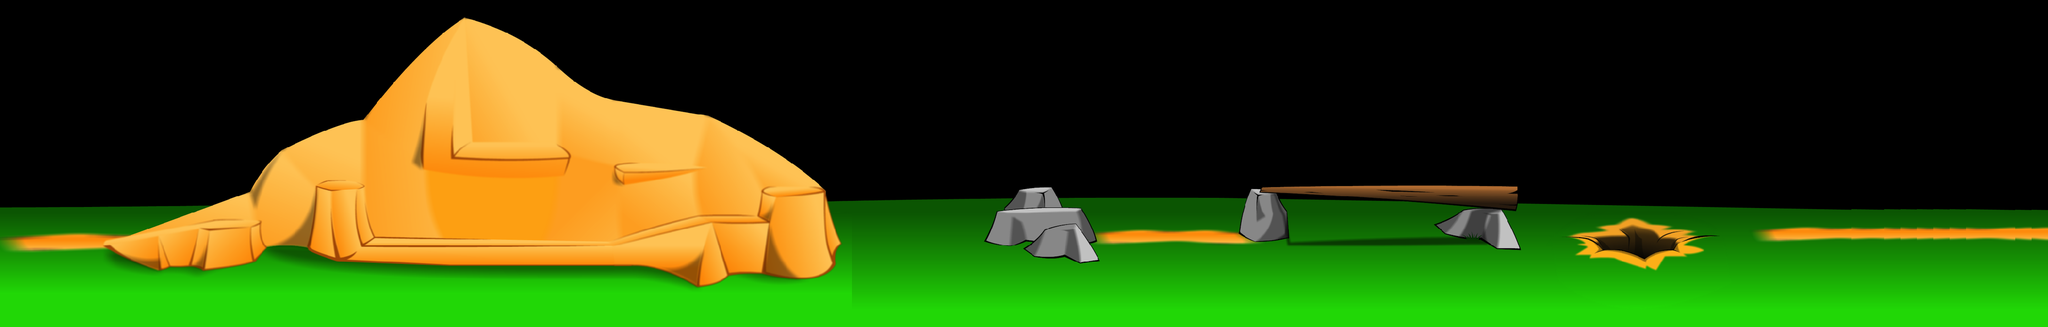

This game map was drawn from its Tiled (.tmx) file and the tilesets committed beside it. A one-line description and the trimmed map source follow:
An orthogonal 125x20 tile map with 32x32 px tiles, 3 tile layers (back, fore, mountain), 1 hidden layer not drawn, 4 tilesets and 14 objects.

<map version="1.0" orientation="orthogonal" width="125" height="20" tilewidth="32" tileheight="32">
 <tileset firstgid="1" name="Back Graphics-KL 1" tilewidth="32" tileheight="32" spacing="1" margin="1">
  <image source="Back Graphics-KL 1.png" width="4086" height="400" />
 </tileset>
 <tileset firstgid="1477" name="Boundaries-KL 1" tilewidth="32" tileheight="32" spacing="1" margin="1">
  <image source="Boundaries-KL 1.png" width="4000" height="234" />
 </tileset>
 <tileset firstgid="2324" name="Back" tilewidth="32" tileheight="32" spacing="1" margin="1">
  <image source="Back.png" width="3094" height="640" />
 </tileset>
 <tileset firstgid="4091" name="Fore graphics-KL 1" tilewidth="32" tileheight="32" spacing="1" margin="1">
  <image source="Fore graphics-KL 1.png" width="3932" height="400" />
 </tileset>
 <layer name="back" width="125" height="20">
  <data>[2500 cells, 1380 non-empty, 1254 distinct tile ids]</data>
 </layer>
 <layer name="fore" width="125" height="20">
  <data>[2500 cells, 91 non-empty, 91 distinct tile ids]</data>
 </layer>
 <layer name="boundaries" width="125" height="20" visible="0">
  <data>[2500 cells, 840 non-empty, 840 distinct tile ids]</data>
 </layer>
 <layer name="mountain" width="125" height="20">
  <data>[2500 cells, 988 non-empty, 988 distinct tile ids]</data>
 </layer>
 <objectgroup name="collisions" width="125" height="20">
  <object x="40" y="489" width="1915" height="169" />
  <object x="1957" y="420" width="139" height="245" />
  <object x="2095" y="480" width="373" height="184" />
  <object x="2466" y="400" width="499" height="269" />
  <object x="2968" y="481" width="136" height="172" />
  <object x="3276" y="484" width="630" height="157" />
  <object x="618" y="370" width="91" height="117" />
  <object x="827" y="106" width="531" height="263" />
 </objectgroup>
 <objectgroup name="collectibles" width="125" height="20">
  <object x="663" y="271" />
  <object x="2484" y="209" />
  <object x="3197" y="296" />
  <object x="1800" y="217" />
 </objectgroup>
 <objectgroup name="gameOverLayer" width="125" height="20">
  <object x="3105" y="545" width="168" height="147" />
 </objectgroup>
 <objectgroup name="end" width="125" height="20">
  <object x="3906" y="194" width="96" height="440" />
 </objectgroup>
</map>
